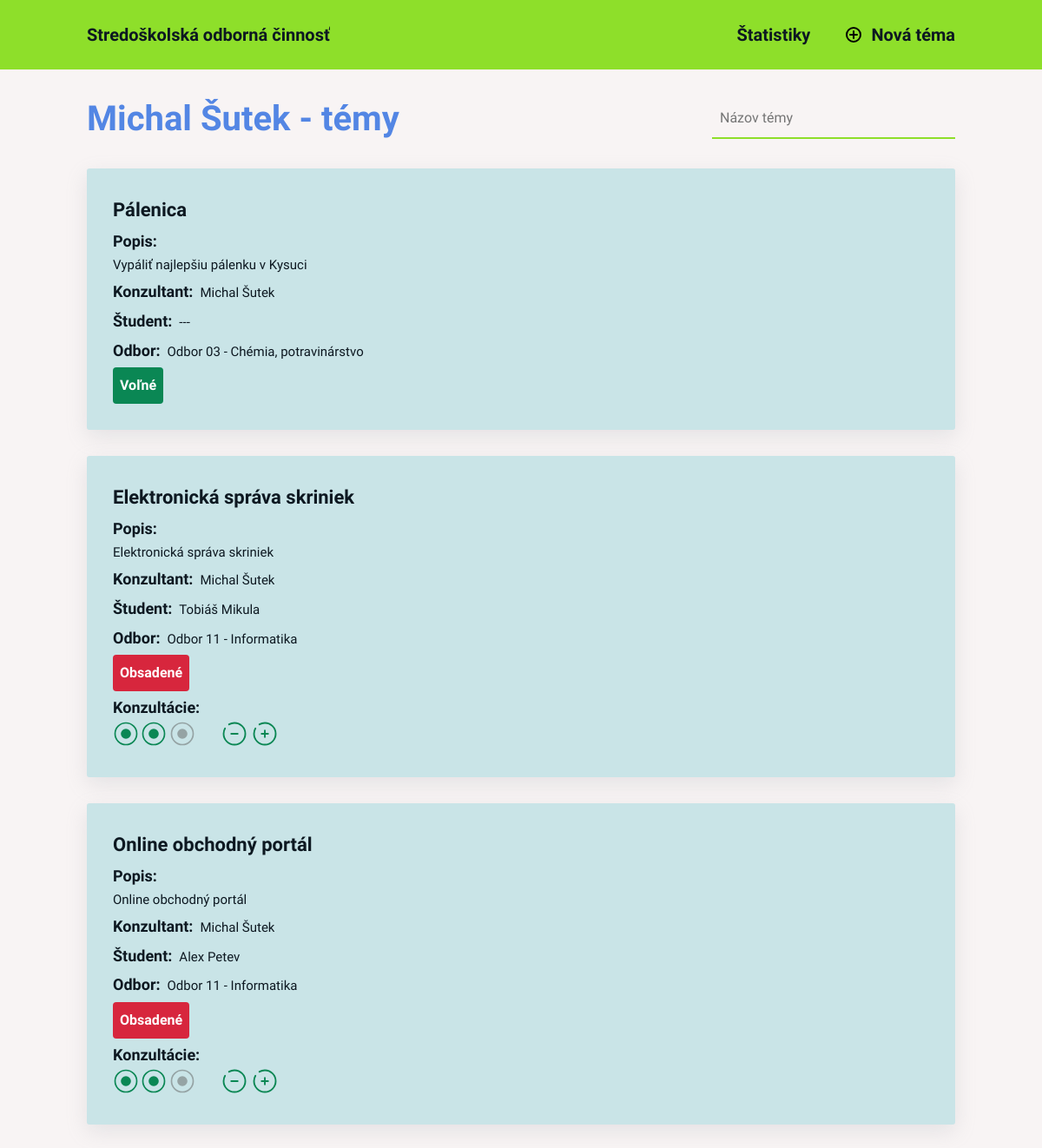
The page /ucitel/15 on the database its author committed.
### soc/models.py (models this page shows, shortened)
class Ucitel(models.Model):
    meno = models.CharField(max_length=16)
    priezvisko = models.CharField(max_length=32)
    email = models.EmailField(max_length=254)
    heslo = models.CharField(max_length=255)
    class Meta:
        verbose_name = "Učiteľ"
        verbose_name_plural = "Učitelia"
        ordering = ["priezvisko"]
    def __str__(self) -> str:
        return f"{self.meno} {self.priezvisko}"

class Tema(models.Model):
    nazov = models.CharField(max_length=64)
    popis = models.TextField()
    konzultant = models.ForeignKey(Ucitel, on_delete=models.CASCADE)
    student = models.ForeignKey(Student, blank=True, null=True, on_delete=models.CASCADE)
    odbor = models.ForeignKey(Odbor, on_delete=models.CASCADE)
    dostupnost = models.ForeignKey(Dostupnost, default=get_default_availability, on_delete=models.CASCADE)
    pocet_konzultacii = models.IntegerField(default=0)
    class Meta:
        verbose_name = "Téma"
        verbose_name_plural = "Témy"
        ordering = ["-dostupnost", "nazov"]

class Odbor(models.Model):
    nazov = models.CharField(max_length=64)
    class Meta:
        verbose_name = "Odbor"
        verbose_name_plural = "Odbory"
        ordering = ["nazov"]
    def __str__(self) -> str:
        return f"{self.nazov}"

class Dostupnost(models.Model):
    nazov = models.CharField(max_length=32)
    class Meta:
        verbose_name = "Dostupnosť"
        verbose_name_plural = "Dostupnosti"
        ordering = ["nazov"]
    def __str__(self) -> str:
        return f"{self.nazov}"

class Student(models.Model):
    meno = models.CharField(max_length=16)
    priezvisko = models.CharField(max_length=32)
    trieda = models.ForeignKey(Trieda, on_delete=models.CASCADE)
    email = models.EmailField(max_length=254)
    heslo = models.CharField(max_length=255)
    class Meta:
        verbose_name = "Študent"
        verbose_name_plural = "Študenti"
        ordering = ["priezvisko"]
    def __str__(self) -> str:
        return f"{self.meno} {self.priezvisko}"

### soc/views.py (the view)
# urls.py: path('ucitel/<int:pk>', views.ucitel, name="ucitel"),
def ucitel(request, pk):
    if request.method == "GET":
        ucitel = get_object_or_404(Ucitel, id=pk)
        temy = Tema.objects.filter(konzultant=ucitel).order_by("dostupnost_id", "nazov")
        range_filter = list(range(1, 4))
        return render(request, "soc/teacher.html", {
            "ucitel" : ucitel,
            "temy" : temy,
            "range_filter" : range_filter
        })

### soc/templates/soc/teacher.html (shortened to what this page needs)
{% extends "base.html" %}
{% load static %}
{% block style %}
<link rel="stylesheet" href="{% static "soc/css/teacher.css" %}">
{% endblock style %}
{% block content %}
    <div class="heading-container">
        <h1 class="heading-primary teacher-heading">{{ucitel}} - témy</h1>
        <div class="search-group">
            <input type="text" placeholder="Názov témy" class="input" id="topic-name" name="topic-name">
        </div>
    </div>
    <div class="overview">
        {% if temy %}
            {% for tema in temy %}
                <div class="overview-item">
                    <h2 class="heading-secondary"><a href="#" class="link topic">{{tema.nazov}}</a></h2>
                    <div class="description-container info-container">
                        <h3 class="heading-tertiary">Popis:</h3>
                        <div class="description-text info-text">{{tema.popis}}</div>
                    </div>
                    <div class="consultant-container info-container inline-container">
                        <h3 class="heading-tertiary">Konzultant:</h3>
                        <div class="info-text teacher" data-id="{{ tema.konzultant.id }}"><a href="{% url "ucitel" tema.konzultant.id %}" class="link">{{tema.konzultant}}</a></div>
                    </div>
                    <div class="student-container info-container inline-container">
                        <h3 class="heading-tertiary">Študent:</h3>
                        <div class="info-text student" data-id="{{ tema.student.id }}">
                            {% if tema.student == None %}
                            ---
                            {% else %}
                            <a href="{% url "student" tema.student.id %}" class="link">{{tema.student}}</a>
                            {% endif %}
                        </div>
                    </div>
                    <div class="department-container info-container inline-container">
                        <h3 class="heading-tertiary">Odbor:</h3>
                        <div class="info-text department" data-id="{{ tema.odbor.id }}">{{tema.odbor}}</div>
                    </div>
                    <div class="info-container availability-container">
                        <div class="availability
                                {% if tema.dostupnost.nazov == 'Obsadené' %}occupied{% endif %}
                                {% if tema.dostupnost.nazov == 'Voľné' %}free{% endif %}
                                {% if tema.dostupnost.nazov == 'Čaká na schválenie' %}pending{% endif %} "
                            data-id="{{ tema.dostupnost.id }}">
                            {{ tema.dostupnost }}
                        </div>
                    </div>
                    {% if tema.dostupnost.nazov == "Obsadené" %}
                        <div class="info-container consultations-container">
                            <h3 class="heading-tertiary">Konzultácie: </h3>
                            <div class="consultations">
                                <div class="consultations-icons">
                                </div>
                                <div class="consultations-buttons">
                                    <form method="POST" class="consultations-form">
                                        <div class="button minus-button">
                                        </div>
                                        <div class="button plus-button">
                                        </div>
                                    </form>
                                </div>
                            </div>
                        </div>
                    {% endif %}
                </div>
            {% endfor %}
        {% endif %}
    </div>
{% endblock content %}

### soc/static/soc/css/base.css (style rules this page uses)
:root { --base-padding: 10rem; --primary-color: rgb(142, 223, 42); --secondary-color: rgb(13, 24, 33); --tertiary-color: rgb(83, 134, 228); --quaternary-color: #FF3F00; --quinary-color: rgb(201, 228, 231); --back-color: #f8f4f4; --white-color: #fff; --red-color: rgb(215, 38, 61); --green-color: rgb(10, 135, 84); --yellow-color: rgb(222, 158, 54); --gray-color: rgb(149, 163, 164); --reset-btn-color: #2767dd; --reset-btn-hover-color: #205ccb; --sign-up-btn-hover-color: #81d01f; --shadow: rgba(149, 157, 165, 0.2) 0px 8px 24px; }
*, *::before, *::after { margin: 0; padding: 0; box-sizing: inherit; }
html { font-size: 62.5%; box-sizing: border-box; }
body { font-family: "Quicksand", sans-serif; font-weight: 400; line-height: 1.6; color: var(--secondary-color); background-color: var(--back-color); }
a { color: inherit; text-decoration: none; }
input, select, textarea, button { font: inherit; }

### soc/static/soc/css/components.css (style rules this page uses)
.heading-container { display: flex; justify-content: space-between; align-items: center; margin: 2.5rem 0; }
.heading-primary { font-size: 4rem; color: var(--tertiary-color); }
.heading-secondary { font-size: 2.2rem; }
.heading-tertiary { font-size: 1.8rem; }
.inline-container { display: flex; align-items: baseline; gap: 0.8rem; }
.icon { width: 3rem; height: 3rem; transition: fill .3s; }
.icon-green { fill: var(--green-color); }
.icon-gray { fill: var(--gray-color); }

### soc/static/soc/css/teacher.css (style rules this page uses)
#topic-name { font-size: 1.6rem; width: 28rem; }
.consultations { display: flex; gap: 3rem; }
.consultations-buttons { display: flex; gap: .5rem; }
.consultations-form { display: flex; gap: .5rem; }
.active { cursor: pointer; }

### rows shown on the page
Ucitel: meno+priezvisko "Michal Šutek"
Tema: nazov "Pálenica", popis "Vypáliť najlepšiu pálenku v Kysuci", konzultant "Michal Šutek", odbor "Odbor 03 - Chémia, potravinárstvo", dostupnost "Voľné"
Tema: nazov "Elektronická správa skriniek", popis "Elektronická správa skriniek", konzultant "Michal Šutek", student "Tobiáš Mikula", odbor "Odbor 11 - Informatika", dostupnost "Obsadené", pocet_konzultacii 2 (drawn)
Tema: nazov "Online obchodný portál", popis "Online obchodný portál", konzultant "Michal Šutek", student "Alex Petev", odbor "Odbor 11 - Informatika", dostupnost "Obsadené", pocet_konzultacii 2 (drawn)
